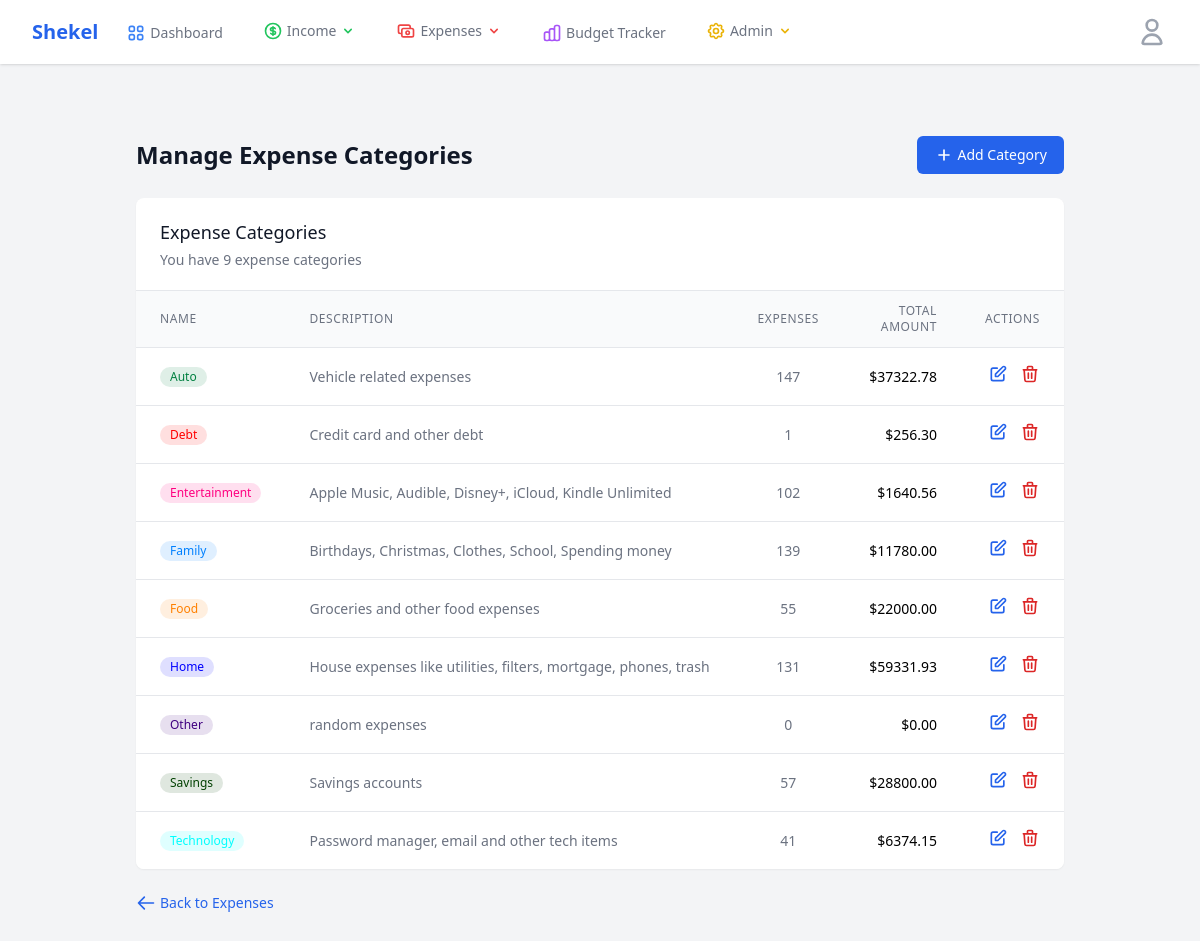
Screenshot of /expenses/categories (signed in) with the database file from the repository.
### app/models.py (models this page shows, shortened)
class ExpenseCategory(db.Model):
    id = db.Column(db.Integer, primary_key=True)
    name = db.Column(db.String(50), nullable=False, unique=True)
    description = db.Column(db.String(200))
    color = db.Column(db.String(7), default="#6B7280")  # Default gray color in hex
    user_id = db.Column(db.Integer, db.ForeignKey("user.id"), nullable=False)
    expenses = db.relationship(
        "Expense",
        backref="category_obj",
        lazy="dynamic",
        foreign_keys="Expense.category_id",
    )
    created_at = db.Column(db.DateTime, default=datetime.utcnow)

### app/routes.py (the view)
@main.route("/expenses/categories", methods=["GET"])
@login_required
def manage_categories():
    categories = (
        ExpenseCategory.query.filter_by(user_id=current_user.id)
        .order_by(ExpenseCategory.name)
        .all()
    )
    category_stats = {}
    for category in categories:
        expenses = Expense.query.filter_by(
            category_id=category.id, user_id=current_user.id
        ).all()
        count = len(expenses)
        total = sum(e.amount for e in expenses)
        category_stats[category.id] = {"count": count, "total": total}
    return render_template(
        "finance/manage_categories.html",
        title="Manage Categories",
        categories=categories,
        category_stats=category_stats,
    )

### app/models.py (called while the page is built)
@login_manager.user_loader
def load_user(id):
    return User.query.get(int(id))

    def has_permission(self, permission):
        return (
            self.role is not None and (self.role.permissions & permission) == permission
        )

    def can_manage_users(self):
        return self.has_permission(Role.MANAGE_USERS)

### app/templates/finance/manage_categories.html (shortened to what this page needs)
{% extends "base.html" %}
{% block content %}
<div class="max-w-7xl mx-auto py-6 sm:px-6 lg:px-8">
    <div class="px-4 py-6 sm:px-0">
        <div class="flex justify-between items-center mb-6">
            <h1 class="text-2xl font-bold text-gray-900">Manage Expense Categories</h1>
            <a href="{{ url_for('main.add_category') }}"
                class="inline-flex items-center px-4 py-2 border border-transparent text-sm font-medium rounded-md text-white bg-blue-600 hover:bg-blue-700">
                <svg class="h-5 w-5 mr-1" xmlns="http://www.w3.org/2000/svg" fill="none" viewBox="0 0 24 24"
                    stroke="currentColor">
                    <path stroke-linecap="round" stroke-linejoin="round" stroke-width="2"
                        d="M12 6v6m0 0v6m0-6h6m-6 0H6" />
                </svg>
                Add Category
            </a>
        </div>
        <div class="bg-white shadow-sm rounded-lg overflow-hidden">
            <div class="px-4 py-5 sm:px-6 border-b border-gray-200">
                <h2 class="text-lg font-medium text-gray-900">Expense Categories</h2>
                {% if categories %}
                <p class="mt-1 text-sm text-gray-500">You have {{ categories|length }} expense {% if categories|length
                    == 1 %}category{% else %}categories{% endif %}</p>
                {% endif %}
            </div>
            {% if categories %}
            <div class="overflow-x-auto">
                <table class="min-w-full divide-y divide-gray-200">
                    <thead class="bg-gray-50">
                        <tr>
                            <th scope="col"
                                class="px-6 py-3 text-left text-xs font-medium text-gray-500 uppercase tracking-wider">
                                Name
                            </th>
                            <th scope="col"
                                class="px-6 py-3 text-left text-xs font-medium text-gray-500 uppercase tracking-wider">
                                Description
                            </th>
                            <th scope="col"
                                class="px-6 py-3 text-center text-xs font-medium text-gray-500 uppercase tracking-wider">
                                Expenses
                            </th>
                            <th scope="col"
                                class="px-6 py-3 text-right text-xs font-medium text-gray-500 uppercase tracking-wider">
                                Total Amount
                            </th>
                            <th scope="col"
                                class="px-6 py-3 text-right text-xs font-medium text-gray-500 uppercase tracking-wider">
                                Actions
                            </th>
                        </tr>
                    </thead>
                    <tbody class="bg-white divide-y divide-gray-200">
                        {% for category in categories %}
                        <tr class="hover:bg-gray-50">
                            <td class="px-6 py-4 whitespace-nowrap text-sm font-medium text-gray-900">
                                <span class="inline-flex items-center px-2.5 py-0.5 rounded-full text-xs font-medium"
                                    style="background-color: {{ category.color }}20; color: {{ category.color }};">
                                    {{ category.name }}
                                </span>
                            </td>
                            <td class="px-6 py-4 whitespace-nowrap text-sm text-gray-500">
                                {{ category.description or "-" }}
                            </td>
                            <td class="px-6 py-4 whitespace-nowrap text-sm text-center text-gray-500">
                                {{ category_stats[category.id].count }}
                            </td>
                            <td class="px-6 py-4 whitespace-nowrap text-sm text-right font-medium">
                                ${{ "%.2f"|format(category_stats[category.id].total) }}
                            </td>
                            <td class="px-6 py-4 whitespace-nowrap text-sm text-right font-medium">
                                <div class="flex justify-end space-x-3">
                                    <a href="{{ url_for('main.edit_category', id=category.id) }}"
                                        class="text-blue-600 hover:text-blue-900" title="Edit">
                                        <svg class="h-5 w-5" xmlns="http://www.w3.org/2000/svg" fill="none"
                                            viewBox="0 0 24 24" stroke="currentColor">
                                            <path stroke-linecap="round" stroke-linejoin="round" stroke-width="2"
                                                d="M11 5H6a2 2 0 00-2 2v11a2 2 0 002 2h11a2 2 0 002-2v-5m-1.414-9.414a2 2 0 112.828 2.828L11.828 15H9v-2.828l8.586-8.586z" />
                                        </svg>
                                    </a>
                                    <form method="POST" action="{{ url_for('main.delete_category', id=category.id) }}"
                                        class="inline delete-category-form">
                                        <button type="submit" class="text-red-600 hover:text-red-900" title="Delete"
                                            onclick="return confirm('Are you sure you want to delete this category? This action cannot be undone if the category has expenses associated with it.')">
                                            <svg class="h-5 w-5" xmlns="http://www.w3.org/2000/svg" fill="none"
                                                viewBox="0 0 24 24" stroke="currentColor">
                                                <path stroke-linecap="round" stroke-linejoin="round" stroke-width="2"
                                                    d="M19 7l-.867 12.142A2 2 0 0116.138 21H7.862a2 2 0 01-1.995-1.858L5 7m5 4v6m4-6v6m1-10V4a1 1 0 00-1-1h-4a1 1 0 00-1 1v3M4 7h16" />
                                            </svg>
                                        </button>
                                    </form>
                                </div>
                            </td>
                        </tr>
                        {% endfor %}
                    </tbody>
                </table>
            </div>
            {% endif %}
        </div>
        <div class="mt-6">
            <a href="{{ url_for('main.manage_expenses') }}"
                class="inline-flex items-center text-sm text-blue-600 hover:text-blue-800">
                <svg class="mr-1 h-5 w-5" xmlns="http://www.w3.org/2000/svg" fill="none" viewBox="0 0 24 24"
                    stroke="currentColor">
                    <path stroke-linecap="round" stroke-linejoin="round" stroke-width="2"
                        d="M10 19l-7-7m0 0l7-7m-7 7h18" />
                </svg>
                Back to Expenses
            </a>
        </div>
    </div>
</div>
{% endblock %}py-4 whitespace-nowrap text-sm font-medium text-gray-900">

### rows the page displays
ExpenseCategory: name "Auto", description "Vehicle related expenses", category_stats "147", category_stats "37322.78"
ExpenseCategory: name "Debt", description "Credit card and other debt", category_stats "1", category_stats "256.30"
ExpenseCategory: name "Entertainment", description "Apple Music, Audible, Disney+, iCloud, Kindle Unlimited", category_stats "102", category_stats "1640.56"
ExpenseCategory: name "Family", description "Birthdays, Christmas, Clothes, School, Spending money", category_stats "139", category_stats "11780.00"
ExpenseCategory: name "Food", description "Groceries and other food expenses", category_stats "55", category_stats "22000.00"
ExpenseCategory: name "Home", description "House expenses like utilities, filters, mortgage, phones, trash", category_stats "131", category_stats "59331.93"
ExpenseCategory: name "Other", description "random expenses", category_stats "0", category_stats "0.00"
ExpenseCategory: name "Savings", description "Savings accounts", category_stats "57", category_stats "28800.00"
ExpenseCategory: name "Technology", description "Password manager, email and other tech items", category_stats "41", category_stats "6374.15"

### other values shown
{{ categories|length }} "9"
